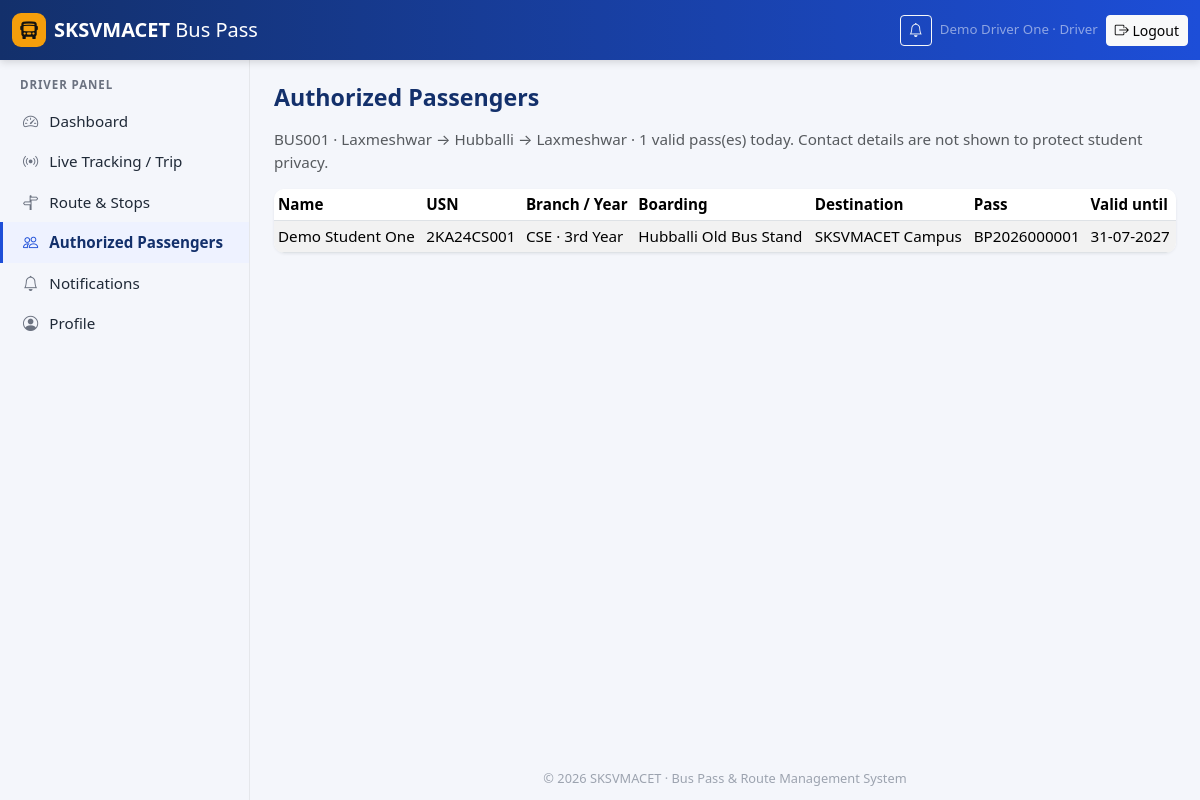
/driver/passengers.php (signed in), run on the app's committed database.
### tables this page shows
CREATE TABLE users (
    id              INT UNSIGNED AUTO_INCREMENT PRIMARY KEY,
    role            ENUM('student','driver','admin') NOT NULL,
    email           VARCHAR(150) NOT NULL,
    username        VARCHAR(60)  NULL,
    password_hash   VARCHAR(255) NOT NULL,
    full_name       VARCHAR(120) NOT NULL,
    phone           VARCHAR(15)  NULL,
    status          ENUM('active','inactive') NOT NULL DEFAULT 'active',
    last_login_at   DATETIME NULL,
    created_at      DATETIME NOT NULL DEFAULT CURRENT_TIMESTAMP,
    updated_at      DATETIME NOT NULL DEFAULT CURRENT_TIMESTAMP ON UPDATE CURRENT_TIMESTAMP,
    UNIQUE KEY uq_users_email (email),
    UNIQUE KEY uq_users_username (username),
    KEY idx_users_role (role, status)
);

CREATE TABLE driver_bus_assignments (
    id             INT UNSIGNED AUTO_INCREMENT PRIMARY KEY,
    driver_id      INT UNSIGNED NOT NULL,
    bus_id         INT UNSIGNED NOT NULL,
    is_active      TINYINT(1) NOT NULL DEFAULT 1,
    assigned_by    INT UNSIGNED NULL,
    assigned_at    DATETIME NOT NULL DEFAULT CURRENT_TIMESTAMP,
    unassigned_at  DATETIME NULL,
    active_driver  INT UNSIGNED GENERATED ALWAYS AS (IF(is_active = 1, driver_id, NULL)) STORED,
    active_bus     INT UNSIGNED GENERATED ALWAYS AS (IF(is_active = 1, bus_id, NULL)) STORED,
    UNIQUE KEY uq_one_active_driver (active_driver),
    UNIQUE KEY uq_one_active_bus (active_bus),
    CONSTRAINT fk_assign_driver FOREIGN KEY (driver_id) REFERENCES drivers(id) ON DELETE CASCADE,
    CONSTRAINT fk_assign_bus    FOREIGN KEY (bus_id)    REFERENCES buses(id)   ON DELETE CASCADE,
    CONSTRAINT fk_assign_admin  FOREIGN KEY (assigned_by) REFERENCES users(id) ON DELETE SET NULL
);

CREATE TABLE buses (
    id                   INT UNSIGNED AUTO_INCREMENT PRIMARY KEY,
    bus_code             VARCHAR(20) NOT NULL,           
    bus_number           VARCHAR(20) NOT NULL,           
    registration_number  VARCHAR(20) NOT NULL,           
    bus_name             VARCHAR(80) NULL,
    capacity             SMALLINT UNSIGNED NOT NULL DEFAULT 50,
    route_id             INT UNSIGNED NULL,
    status               ENUM('active','inactive','maintenance') NOT NULL DEFAULT 'active',
    created_at           DATETIME NOT NULL DEFAULT CURRENT_TIMESTAMP,
    updated_at           DATETIME NOT NULL DEFAULT CURRENT_TIMESTAMP ON UPDATE CURRENT_TIMESTAMP,
    UNIQUE KEY uq_bus_code (bus_code),
    UNIQUE KEY uq_bus_reg (registration_number),
    CONSTRAINT fk_bus_route FOREIGN KEY (route_id) REFERENCES routes(id) ON DELETE SET NULL
);

CREATE TABLE routes (
    id             INT UNSIGNED AUTO_INCREMENT PRIMARY KEY,
    route_code     VARCHAR(20)  NOT NULL,
    name           VARCHAR(120) NOT NULL,
    origin         VARCHAR(80)  NOT NULL,
    destination    VARCHAR(80)  NOT NULL,
    is_round_trip  TINYINT(1)   NOT NULL DEFAULT 1,
    description    VARCHAR(255) NULL,
    status         ENUM('active','inactive') NOT NULL DEFAULT 'active',
    created_at     DATETIME NOT NULL DEFAULT CURRENT_TIMESTAMP,
    updated_at     DATETIME NOT NULL DEFAULT CURRENT_TIMESTAMP ON UPDATE CURRENT_TIMESTAMP,
    UNIQUE KEY uq_routes_code (route_code)
);

CREATE TABLE bus_passes (
    id                   INT UNSIGNED AUTO_INCREMENT PRIMARY KEY,
    pass_number          VARCHAR(20) NOT NULL,           
    application_id       INT UNSIGNED NOT NULL,
    student_id           INT UNSIGNED NOT NULL,
    route_id             INT UNSIGNED NOT NULL,
    bus_id               INT UNSIGNED NULL,
    boarding_stop_id     INT UNSIGNED NOT NULL,
    destination_stop_id  INT UNSIGNED NOT NULL,
    academic_year        VARCHAR(9) NOT NULL,
    valid_from           DATE NOT NULL,
    valid_until          DATE NOT NULL,
    status               ENUM('active','expired','revoked') NOT NULL DEFAULT 'active',
    verification_token   CHAR(64) NOT NULL,              
    issued_by            INT UNSIGNED NULL,
    issued_at            DATETIME NOT NULL DEFAULT CURRENT_TIMESTAMP,
    updated_at           DATETIME NOT NULL DEFAULT CURRENT_TIMESTAMP ON UPDATE CURRENT_TIMESTAMP,
    UNIQUE KEY uq_pass_number (pass_number),
    UNIQUE KEY uq_pass_application (application_id),
    UNIQUE KEY uq_pass_token (verification_token),
    KEY idx_pass_student (student_id, status),
    KEY idx_pass_bus (bus_id, status),
    CONSTRAINT fk_pass_app     FOREIGN KEY (application_id) REFERENCES bus_pass_applications(id),
    CONSTRAINT fk_pass_student FOREIGN KEY (student_id) REFERENCES students(id) ON DELETE CASCADE,
    CONSTRAINT fk_pass_route   FOREIGN KEY (route_id) REFERENCES routes(id),
    CONSTRAINT fk_pass_bus     FOREIGN KEY (bus_id) REFERENCES buses(id) ON DELETE SET NULL,
    CONSTRAINT fk_pass_board   FOREIGN KEY (boarding_stop_id) REFERENCES bus_stops(id),
    CONSTRAINT fk_pass_dest    FOREIGN KEY (destination_stop_id) REFERENCES bus_stops(id),
    CONSTRAINT fk_pass_issuer  FOREIGN KEY (issued_by) REFERENCES users(id) ON DELETE SET NULL
);

CREATE TABLE students (
    id                 INT UNSIGNED AUTO_INCREMENT PRIMARY KEY,
    user_id            INT UNSIGNED NOT NULL,
    usn                VARCHAR(20)  NOT NULL,
    branch             ENUM('CSE','ISE','ECE','EEE','Mechanical','Civil','AI/ML','Other') NOT NULL,
    year_of_study      TINYINT UNSIGNED NOT NULL,
    academic_year      VARCHAR(9)   NOT NULL,           
    address            VARCHAR(255) NOT NULL,
    emergency_contact  VARCHAR(15)  NOT NULL,
    profile_photo      VARCHAR(80)  NULL,               
    created_at         DATETIME NOT NULL DEFAULT CURRENT_TIMESTAMP,
    updated_at         DATETIME NOT NULL DEFAULT CURRENT_TIMESTAMP ON UPDATE CURRENT_TIMESTAMP,
    UNIQUE KEY uq_students_user (user_id),
    UNIQUE KEY uq_students_usn (usn),
    CONSTRAINT fk_students_user FOREIGN KEY (user_id) REFERENCES users(id) ON DELETE CASCADE
);

CREATE TABLE bus_stops (
    id                INT UNSIGNED AUTO_INCREMENT PRIMARY KEY,
    route_id          INT UNSIGNED NOT NULL,
    stop_code         VARCHAR(20)  NOT NULL,
    name              VARCHAR(100) NOT NULL,
    latitude          DECIMAL(10,7) NOT NULL,
    longitude         DECIMAL(10,7) NOT NULL,
    stop_order        SMALLINT UNSIGNED NOT NULL,
    direction         ENUM('onward','return','both') NOT NULL DEFAULT 'both',
    distance_km       DECIMAL(7,2) NOT NULL DEFAULT 0,    
    est_arrival_time  TIME NULL,
    status            ENUM('active','inactive') NOT NULL DEFAULT 'active',
    created_at        DATETIME NOT NULL DEFAULT CURRENT_TIMESTAMP,
    updated_at        DATETIME NOT NULL DEFAULT CURRENT_TIMESTAMP ON UPDATE CURRENT_TIMESTAMP,
    UNIQUE KEY uq_stops_code (stop_code),
    KEY idx_stops_route_order (route_id, stop_order),
    CONSTRAINT fk_stops_route FOREIGN KEY (route_id) REFERENCES routes(id) ON DELETE RESTRICT
);

### public/driver/passengers.php (the view, shortened to what the rows shown need)
<?php
require_role('driver');
$driver = current_driver();
$asg = driver_assignment((int) $driver['id']);
$today = date('Y-m-d');
$rows = $asg ? q_all("SELECT p.pass_number, p.valid_until, u.full_name, s.usn, s.branch, s.year_of_study,
        bs.name AS boarding, ds.name AS destination, bs.stop_order
    FROM bus_passes p
    JOIN students s ON s.id = p.student_id JOIN users u ON u.id = s.user_id
    JOIN bus_stops bs ON bs.id = p.boarding_stop_id JOIN bus_stops ds ON ds.id = p.destination_stop_id
    WHERE p.status = 'active' AND p.valid_from <= ? AND p.valid_until >= ?
      AND (p.bus_id = ? OR (p.bus_id IS NULL AND p.route_id = ?))
    ORDER BY bs.stop_order, u.full_name", [$today, $today, $asg['bus_id'], $asg['route_id']]) : [];
page_header('Authorized Passengers', 'passengers.php');
?>
<p class="text-muted"><?= $asg ? e($asg['bus_code'] . ' · ' . $asg['route_name']) : 'No bus assigned' ?> · <?= count($rows) ?> valid pass(es) today. Contact details are not shown to protect student privacy.</p>
<div class="card"><div class="table-responsive"><table class="table table-striped table-sm mb-0">
  <thead><tr><th>Name</th><th>USN</th><th>Branch / Year</th><th>Boarding</th><th>Destination</th><th>Pass</th><th>Valid until</th></tr></thead>
  <tbody>
  <?php foreach ($rows as $r): ?>
    <tr><td><?= e($r['full_name']) ?></td><td><?= e($r['usn']) ?></td><td><?= e($r['branch'] . ' · ' . year_label((int) $r['year_of_study'])) ?></td>
    <td><?= e($r['boarding']) ?></td><td><?= e($r['destination']) ?></td><td><?= e($r['pass_number']) ?></td><td><?= e(fmt_date($r['valid_until'])) ?></td></tr>
  <?php endforeach; ?>
  </tbody>
</table></div></div>
<?php page_footer();

### src/views/layout.php (shortened to what the rows shown need)
<?php
function render_head(string $title, array $styles = []): void
{
    ?><!doctype html>
<html lang="en">
<head>
<link rel="stylesheet" href="<?= e(asset('vendor/bootstrap/bootstrap.min.css')) ?>">
<link rel="stylesheet" href="<?= e(asset('vendor/bootstrap-icons/bootstrap-icons.min.css')) ?>">
<link rel="stylesheet" href="<?= e(asset('css/app.css')) ?>">
</head>
<?php
}
function page_header(string $title, string $active = '', array $styles = []): void
{
    $user = current_user();
    $role = $user['role'] ?? null;
    render_head($title, $styles);
    ?>
<body class="panel role-<?= e($role ?? 'guest') ?>">
<nav class="navbar navbar-dark topbar sticky-top">
  <div class="container-fluid">
    <?php if ($user): ?>
    <div class="d-flex align-items-center gap-2">
      <a class="btn btn-sm btn-outline-light position-relative" href="<?= e(url($role . '/notifications.php')) ?>" aria-label="Notifications">
        <i class="bi bi-bell"></i>
      </a>
      <span class="text-white-50 small d-none d-md-inline"><?= e($user['full_name']) ?> · <?= e(ucfirst($role)) ?></span>
      <form method="post" action="<?= e(url('logout.php')) ?>" class="m-0">
        <button class="btn btn-sm btn-light" type="submit"><i class="bi bi-box-arrow-right"></i><span class="d-none d-sm-inline"> Logout</span></button>
      </form>
    </div>
    <?php endif; ?>
  </div>
</nav>
<div class="d-flex">
  <?php if ($role): ?>
  <aside class="sidebar offcanvas-lg offcanvas-start" tabindex="-1" id="sidebar" aria-labelledby="sidebarLabel">
    <div class="offcanvas-body flex-column p-0">
      <div class="sidebar-role"><?= e(ucfirst($role)) ?> Panel</div>
      <ul class="nav flex-column">
        <?php foreach (NAV[$role] as [$file, $label, $icon]): ?>
        <li class="nav-item"><a class="nav-link<?= $file === $active ? ' active' : '' ?>" href="<?= e(url($role . '/' . $file)) ?>"><i class="bi bi-<?= e($icon) ?>"></i> <?= e($label) ?></a></li>
        <?php endforeach; ?>
      </ul>
    </div>
  </aside>
  <?php endif; ?>
  <main class="content flex-grow-1">
    <div class="container-fluid py-4 px-3 px-md-4">
      <h1 class="page-title"><?= e($title) ?></h1>
<?php
}
function page_footer(array $scripts = []): void
{
    ?>
    </div>
  </main>
</div>
</body>
</html>
<?php
}
    ?>

### data on the page
users: full_name "Demo Driver One", role "Driver", role "DRIVER"
driver_bus_assignments: bus.name "BUS001 · Laxmeshwar → Hubballi → Laxmeshwar"
bus_passes: users.full_name "Demo Student One", student.usn "2KA24CS001", student.year_of_study "CSE · 3rd Year", boarding_stop.name "Hubballi Old Bus Stand", destination_stop.name "SKSVMACET Campus", pass_number "BP2026000001", valid_until "31-07-2027"

### other printed values
college_name() "SKSVMACET"
$label "Dashboard"
$label "Live Tracking / Trip"
$label "Route & Stops"
$label "Authorized Passengers"
$label "Notifications"
$label "Profile"
$title "Authorized Passengers"
count($rows) "1"
